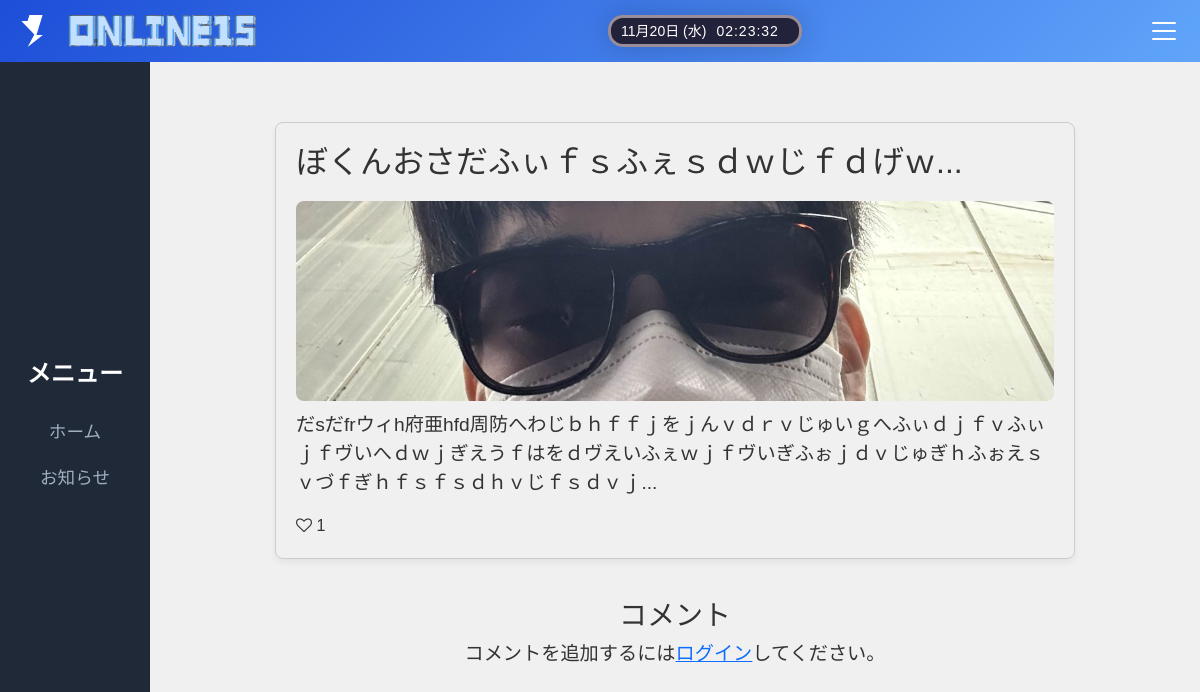
Page /online_15/post/27/ on the earlier database version.
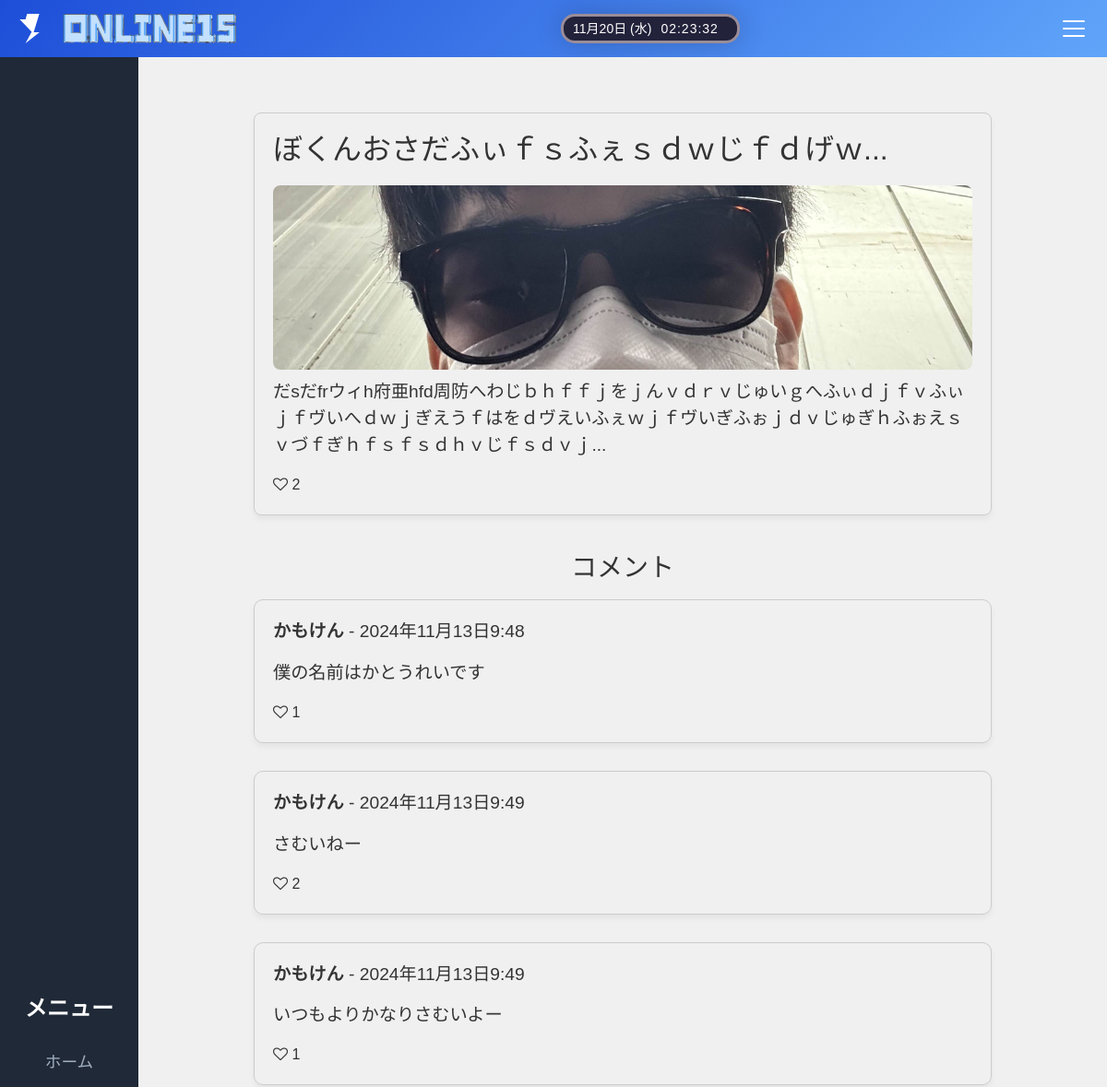
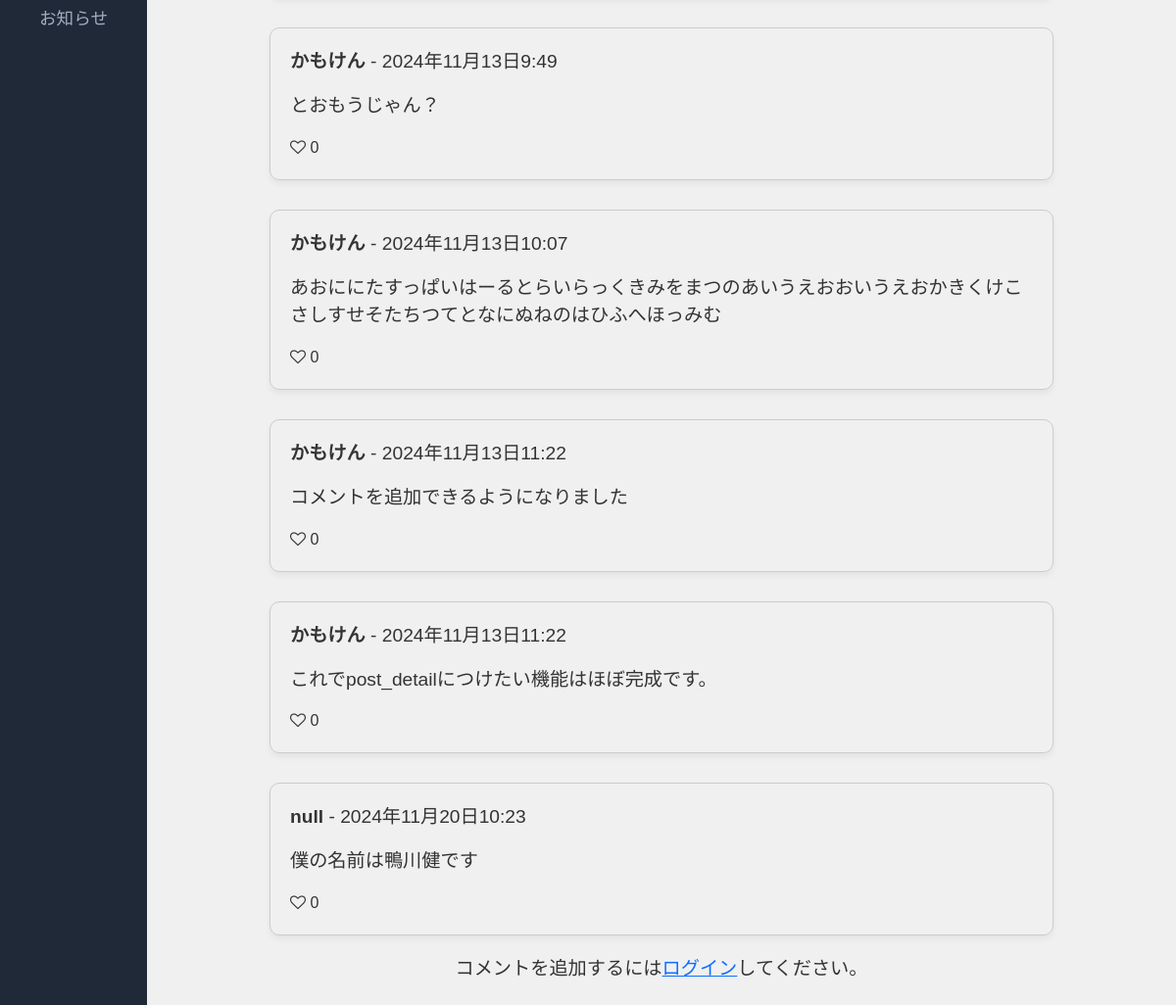
Same page on the later database version (2 pictures, top to bottom).
### Online_15/models.py (models this page shows)
class Post(models.Model):
    user = models.ForeignKey(CustomUser, on_delete=models.CASCADE)  # ユーザー
    title = models.CharField(max_length=255)  # タイトル
    content = models.TextField()  # 本文
    Image = models.ImageField(upload_to='images/', blank=True, null=True)  # 画像
    posted_at = models.DateTimeField(auto_now_add=True)  # 投稿日時
    likes = models.IntegerField(default=0)  # いいね数
    share_link = models.URLField(blank=True, null=True)  # シェアリンク
    comment_count = models.IntegerField(default=0)  # コメント数

class Comment(models.Model):
    user = models.ForeignKey(CustomUser, on_delete=models.CASCADE)  # ユーザー
    post = models.ForeignKey(Post, on_delete=models.CASCADE)  # 投稿
    content = models.TextField()  # 本文
    posted_at = models.DateTimeField(auto_now_add=True)  # 投稿日時
    def total_likes(self):
        return self.likes.count()

class CustomUser(AbstractUser):
    email = models.EmailField(unique=True)

### Online_15/views.py (the view, shortened to what this page needs)
# urls.py: path('post/<int:pk>/', PostDetailView.as_view(), name='post_detail'),
class PostDetailView(DetailView):
    model = Post
    template_name = 'Online_15/post_detail.html'
    def get_context_data(self, **kwargs):
        context = super().get_context_data(**kwargs)
        post = self.get_object()
        comments = Comment.objects.filter(post=post)
        context['comments'] = comments
        context['comment_form'] = CommentForm()
        return context

### Online_15/templates/Online_15/post_detail.html (shortened to what this page needs)
{% extends 'Online_15/base.html' %}
{% load custom_filters %}
{% block content %}
<div class="content">
    <div class="post-box">
        <h2>{{ post.title|slice:":20" }}{% if post.title|length > 20 %}...{% endif %}</h2>
        {% if post.Image %}
            <img src="{{ post.Image.url }}" alt="Post Image" class="post-image">
        {% endif %}
        <p>{{ post.content|slice:":100" }}{% if post.content|length > 100 %}...{% endif %}</p>
        <div class="like-section">
            {% if user.is_authenticated %}
                <button class="like-button" data-liked="{{ user|has_liked:post }}" data-url="{% url 'like_post' post.id %}">
                    <i class="fa fa-heart{% if not user|has_liked:post %}-o{% endif %}"></i>
                </button>
            {% else %}
                <span class="like-button">
                    <i class="fa fa-heart-o"></i>
                </span>
            {% endif %}
            <span id="like-count">{{ post.likes }}</span>
        </div>
    </div>
    <div class="comments-section">
        <h3>コメント</h3>
        {% for comment in comments %}
            <div class="comment-box">
                <p><strong>{{ comment.user.username }}</strong> - {{ comment.posted_at }}</p>
                <p>{{ comment.content }}</p>
                <div class="like-section">
                    {% if user.is_authenticated %}
                        <button class="like-button" data-liked="{{ user|has_liked_comment:comment }}" data-url="{% url 'like_comment' comment.id %}">
                            <i class="fa fa-heart{% if not user|has_liked_comment:comment %}-o{% endif %}"></i>
                        </button>
                    {% else %}
                        <span class="like-button">
                            <i class="fa fa-heart-o"></i>
                        </span>
                    {% endif %}
                    <span id="like-count-{{ comment.id }}">{{ comment.total_likes }}</span>
                </div>
            </div>
        {% endfor %}
        {% if user.is_authenticated %}
            <div class="comment-box">
                <form method="post" action="">
                    {% csrf_token %}
                    {{ comment_form.as_p }}
                    <button type="submit" class="submit-button">コメントを追加</button>
                </form>
            </div>
        {% else %}
            <p>コメントを追加するには<a href="{% url 'login' %}">ログイン</a>してください。</p>
        {% endif %}
    </div>
</div>
{% endblock %}

### Online_15/templates/Online_15/base.html (shortened to what this page needs)
{% load static %}
<!DOCTYPE html>
<html lang="ja">
<head>
    <link href="https://cdn.jsdelivr.net/npm/bootstrap@5.3.1/dist/css/bootstrap.min.css" rel="stylesheet">
    <link href="{% static 'css/style.css' %}" rel="stylesheet">
    <link rel="stylesheet" href="https://cdnjs.cloudflare.com/ajax/libs/font-awesome/4.7.0/css/font-awesome.min.css">
    <link rel="stylesheet" href="{% static 'css/kamofield.css' %}">
</head>
<body>
    {% block header %}
    <header class="navbar-custom d-flex justify-content-between align-items-center">
        <div class="logo d-flex align-items-center">
    <a href="{% url 'home' %}" class="d-flex align-items-center">
        <svg xmlns="http://www.w3.org/2000/svg" width="32" height="32" fill="currentColor" class="bi bi-lightning" viewBox="0 0 16 16">
            <path d="M11.3 0H4.7l-.89 3.02H.678L7.178 9.78 3.812 16l7.61-5.957H8.25L11.3 0z"></path>
        </svg>
        <img src="{% static 'images/ONLINE15_logo.svg' %}" alt="Online_15 Logo" width="200" height="32">
    </a>
        </div>
        <div id="clock-container">
            <div id="date"></div>
            <div id="clock"></div>
        </div>
        <button class="menu-toggle">
            <svg xmlns="http://www.w3.org/2000/svg" width="32" height="32" fill="currentColor" class="bi bi-list" viewBox="0 0 16 16">
                <path fill-rule="evenodd" d="M2.5 12.5a.5.5 0 0 1 0-1h11a.5.5 0 0 1 0 1h-11zm0-4a.5.5 0 0 1 0-1h11a.5.5 0 0 1 0 1h-11zm0-4a.5.5 0 0 1 0-1h11a.5.5 0 0 1 0 1h-11z"/>
            </svg>
        </button>
    </header>
    {% endblock %}
    {% block sidebar %}
    <div class="sidebar">
        <h2>メニュー</h2>
        <a href="{% url 'home' %}">ホーム</a>
        <a href="{% url 'announcement_list' %}">お知らせ</a>
    </div>
    {% endblock %}
    {% block content %}{% endblock %}
</body>
</html>

### static/css/style.css (style rules this page uses)
body { display: grid; grid-template-columns: 150px 1fr; grid-template-rows: auto 1fr; height: 100vh; margin: 0; font-family: 'Arial', sans-serif; background-color: #f8f9fa; overflow: hidden; }
.sidebar { background-color: #1f2937; color: #ffffff; display: flex; flex-direction: column; justify-content: center; align-items: center; padding: 20px; transition: transform 0.3s ease-in-out; }
.sidebar h2 { margin-bottom: 20px; font-size: 1.5rem; font-weight: bold; }
.sidebar a { color: #a0aec0; text-decoration: none; margin: 10px 0; font-size: 1.1rem; }
.content { display: flex; flex-direction: column; justify-content: flex-start; align-items: flex-start; padding: 40px; background-color: #f0f0f0; color: #333; overflow: auto; }
.content h2 { font-size: 2rem; margin-bottom: 20px; color: #333; }
.content p { font-size: 1.2rem; }
.navbar-custom { background: linear-gradient(135deg, #1d4ed8, #60a5fa); color: white; display: flex; justify-content: space-between; align-items: center; padding: 15px 20px; grid-column: span 2; box-shadow: 0 4px 6px rgba(0, 0, 0, 0.1); }
.menu-toggle { padding: 0; background: none; border: none; cursor: pointer; }
.logo { display: flex; align-items: center; font-weight: bold; }
.logo svg { margin-right: 10px; fill: white; }
.menu-toggle svg { fill: #ffffff; }
.post-box { border: 1px solid #ccc; padding: 16px; margin: 16px 0; border-radius: 8px; box-shadow: 0 2px 4px rgba(0, 0, 0, 0.1); }
body { font-family: 'KanjukuGothic', sans-serif; }
#clock-container { text-align: center; color: #fff; background: #22223b; border-radius: 15px; box-shadow: 0 0 30px rgba(0, 0, 0, 0.2); border: 3px solid #9a8c98; padding: 10px; display: flex; align-items: center; justify-content: center; height: 32px; margin: 0 auto; }
#date { font-size: 14px; margin-right: 10px; }
#clock { font-size: 14px; letter-spacing: 1px; }
.logo a { color: inherit; text-decoration: none; }

### Online_15/templates/Online_15/post_detail.html (style rules this page uses)
.content { display: flex; flex-direction: column; align-items: center; }
.post-box, .comment-box { width: 800px; border: 1px solid #ccc; border-radius: 8px; padding: 20px; box-shadow: 0 4px 6px rgba(0, 0, 0, 0.05); margin: 20px auto; }
.post-image { width: 100%; height: 200px; object-fit: cover; border-radius: 8px; margin-bottom: 10px; }
.comments-section { width: 800px; margin-top: 20px; display: flex; flex-direction: column; align-items: center; }
.comment-box { width: 100%; margin-top: 10px; border-radius: 10px; }

Differences in the rows shown:
changed Post "ぼくんおさだふぃｆｓふぇｓｄｗじｆｄげｗ": likes "1" → "2"
added Comment: user.username "かもけん", posted_at "2024年11月13日9:48", content "僕の名前はかとうれいです", total_likes "1"
added Comment: user.username "かもけん", posted_at "2024年11月13日9:49", content "さむいねー", total_likes "2"
added Comment: user.username "かもけん", posted_at "2024年11月13日9:49", content "いつもよりかなりさむいよー", total_likes "1"
added Comment: user.username "かもけん", posted_at "2024年11月13日9:49", content "とおもうじゃん？", total_likes "0"
added Comment: user.username "かもけん", posted_at "2024年11月13日10:07", content "あおににたすっぱいはーるとらいらっくきみをまつのあいうえおおいうえおかきくけこさしすせそたちつてとなにぬねのはひふへほっみむ", total_likes "0"
added Comment: user.username "かもけん", posted_at "2024年11月13日11:22", content "コメントを追加できるようになりました", total_likes "0"
added Comment: user.username "かもけん", posted_at "2024年11月13日11:22", content "これでpost_detailにつけたい機能はほぼ完成です。", total_likes "0"
added Comment: user.username "null", posted_at "2024年11月20日10:23", content "僕の名前は鴨川健です", total_likes "0"
